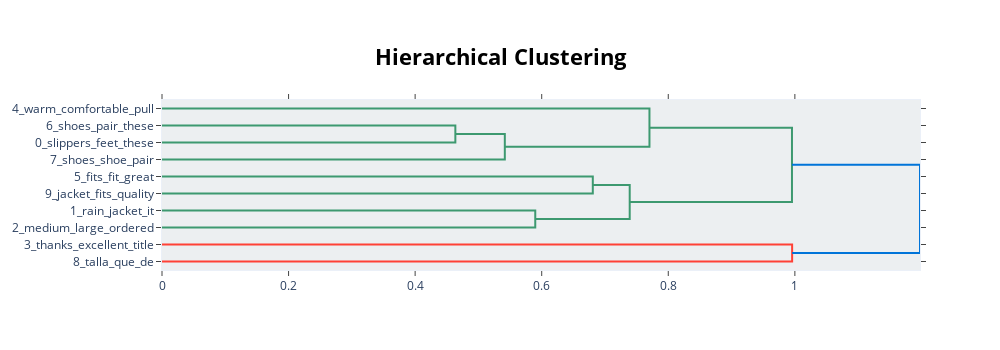

The notebook cell saved with this chart:
### Code cell
# Visualize connections between topics using hierachical clustering
topic_model.visualize_hierarchy(top_n_topics=10)

### Figure 1 — Plotly figure (JSON) as saved in the notebook; plotly's stock layout.template omitted (floating-point values rounded to 4 significant figures)
{"data": [{"hoverinfo": "text", "marker": {"color": "rgb(61,153,112)"}, "mode": "lines", "type": "scatter", "x": [0, 0.4635, 0.4635, 0], "xaxis": "x", "y": [-15, -15, -25, -25], "yaxis": "y"}, {"hoverinfo": "text", "marker": {"color": "rgb(61,153,112)"}, "mode": "lines", "type": "scatter", "x": [0.4635, 0.5417, 0.5417, 0], "xaxis": "x", "y": [-20, -20, -35, -35], "yaxis": "y"}, {"hoverinfo": "text", "marker": {"color": "rgb(61,153,112)"}, "mode": "lines", "type": "scatter", "x": [0, 0.7703, 0.7703, 0.5417], "xaxis": "x", "y": [-5, -5, -27.5, -27.5], "yaxis": "y"}, {"hoverinfo": "text", "marker": {"color": "rgb(61,153,112)"}, "mode": "lines", "type": "scatter", "x": [0, 0.6807, 0.6807, 0], "xaxis": "x", "y": [-45, -45, -55, -55], "yaxis": "y"}, {"hoverinfo": "text", "marker": {"color": "rgb(61,153,112)"}, "mode": "lines", "type": "scatter", "x": [0, 0.5898, 0.5898, 0], "xaxis": "x", "y": [-65, -65, -75, -75], "yaxis": "y"}, {"hoverinfo": "text", "marker": {"color": "rgb(61,153,112)"}, "mode": "lines", "type": "scatter", "x": [0.6807, 0.739, 0.739, 0.5898], "xaxis": "x", "y": [-50, -50, -70, -70], "yaxis": "y"}, {"hoverinfo": "text", "marker": {"color": "rgb(61,153,112)"}, "mode": "lines", "type": "scatter", "x": [0.7703, 0.9954, 0.9954, 0.739], "xaxis": "x", "y": [-16.25, -16.25, -60, -60], "yaxis": "y"}, {"hoverinfo": "text", "marker": {"color": "rgb(255,65,54)"}, "mode": "lines", "type": "scatter", "x": [0, 0.9957, 0.9957, 0], "xaxis": "x", "y": [-85, -85, -95, -95], "yaxis": "y"}, {"hoverinfo": "text", "marker": {"color": "rgb(0,116,217)"}, "mode": "lines", "type": "scatter", "x": [0.9954, 1.198, 1.198, 0.9957], "xaxis": "x", "y": [-38.12, -38.12, -90, -90], "yaxis": "y"}], "layout": {"autosize": false, "height": 350, "hoverlabel": {"bgcolor": "white", "font": {"family": "Rockwell", "size": 16}}, "hovermode": "closest", "plot_bgcolor": "#ECEFF1", "showlegend": false, "title": {"font": {"color": "Black", "size": 22}, "text": "<b>Hierarchical Clustering</b>", "x": 0.5, "xanchor": "center", "yanchor": "top"}, "width": 1000, "xaxis": {"mirror": "allticks", "rangemode": "tozero", "showgrid": false, "showline": true, "showticklabels": true, "ticks": "outside", "type": "linear", "zeroline": false}, "yaxis": {"mirror": "allticks", "range": [-100, 0], "rangemode": "tozero", "showgrid": false, "showline": true, "showticklabels": true, "tickmode": "array", "ticks": "outside", "ticktext": ["4_warm_comfortable_pull", "6_shoes_pair_these", "0_slippers_feet_these", "7_shoes_shoe_pair", "5_fits_fit_great", "9_jacket_fits_quality", "1_rain_jacket_it", "2_medium_large_ordered", "3_thanks_excellent_title", "8_talla_que_de"], "tickvals": [-5, -15, -25, -35, -45, -55, -65, -75, -85, -95], "type": "linear", "zeroline": false}}}
